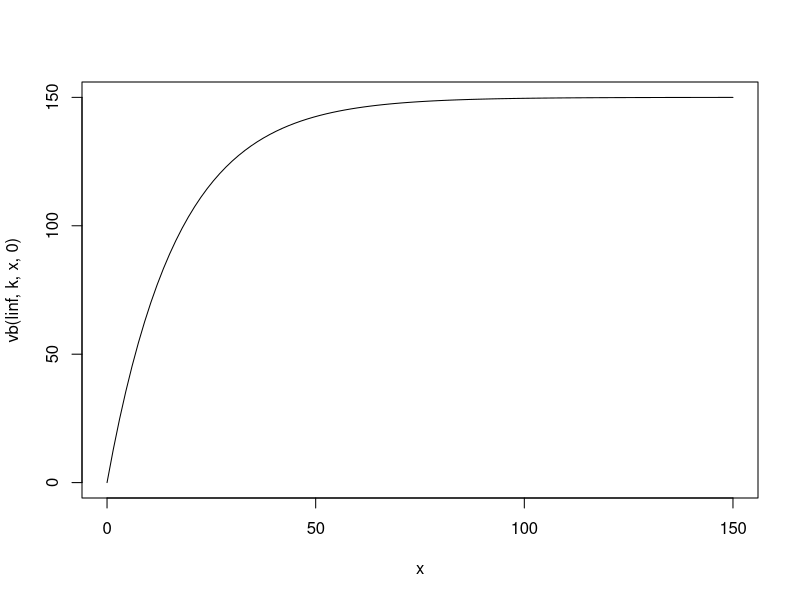

Write R code to recreate this figure. (Note: this script raises an error after producing the figure.)
# code to compute and fit von Bertalanffy growth curves to species

vb <- function(linf, k, a, t0) { #vector with linf[1], k[2], t0[3]
        length <- linf*(1 - exp(-k*(a-t0)));
        return(length);
}

linf <- 150
k <- 0.06
curve(vb(linf, k, x, 0), 0, 150)

# define an sse function that we can minimize on
vb.sse <- function(b) {
    linf <- b[1];
    k <- b[2];
    t0 <- b[3];
    length <- linf*(1 - exp(-k*(t-t0)));
    return(length)
}

sse <- function(b) {
    lhat <- vb.sse(b);
    s <- sum((l-lhat)^2);
    return(s);
}

# read in data here to perform the minimizing function on


# performing a nonlinear minimization on parameters to fit this vb curve to data better
t <- #read in some age data
l <- #read in some length data
vbMin <- nlm(sse, c(150, 0.13, -1))

# visualize the output
#plot(mean~age, data=la)
linf.min <- vbMin$estimate[1]
k.min <- vbMin$estimate[2]
t0.min <- vbMin$estimate[3]
#curve(vb(linf.min, k.min, x, t0.min), add=T, col='red', lwd=1.4) # as you can see, not quite there

g <- ggplot(filter(is_fg_count, count>0), aes(x=age, y=length)) + geom_point() +
    stat_function(fun=function (x) vb(175, 0.1622, x, 2)) 
# curve to test parameter bounds    + stat_function(fun=function(x) vb(linf.min, k.min, x, t0.min))
# curve to test parameter bounds    + stat_function(fun=function(x) vb(linf.min, k.min, x, t0.min)) 


